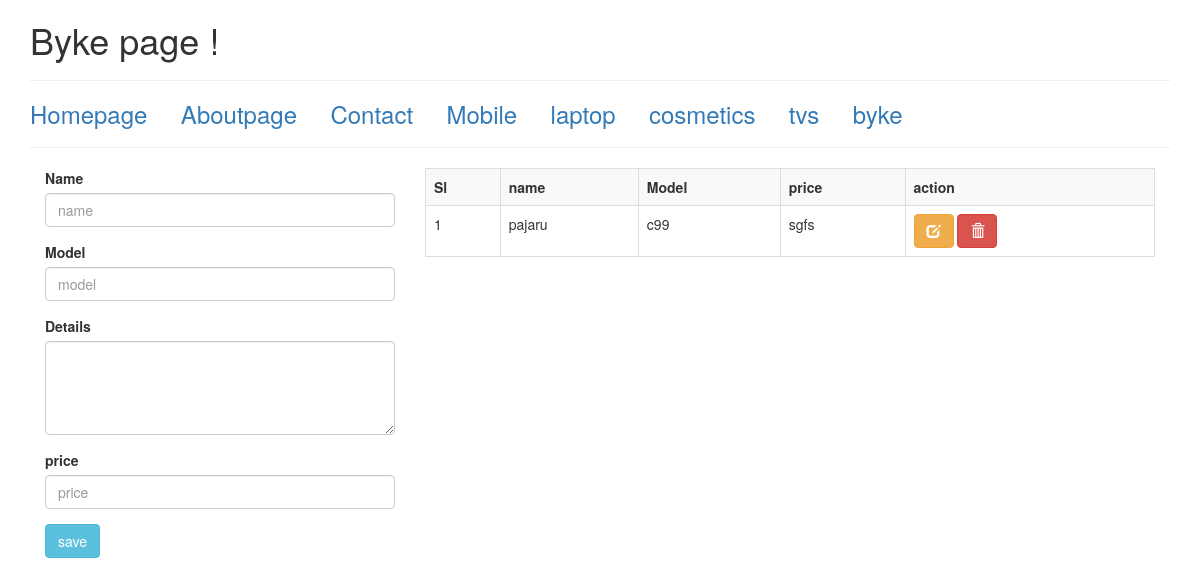
Screenshot of /index.php/home/byke with the database file from the repository.
### tables this page shows
CREATE TABLE `tbl_menus` (
  `id` int(11) NOT NULL,
  `menutitle` varchar(255) NOT NULL,
  `linkofmenu` varchar(255) NOT NULL,
  `car` varchar(255) NOT NULL,
  `tv` varchar(255) NOT NULL,
  `laptop` varchar(255) NOT NULL,
  `byke` varchar(255) NOT NULL,
  `cosm` varchar(255) NOT NULL,
  `cosmetics` varchar(255) NOT NULL
);

CREATE TABLE `tbl_byke` (
  `id` int(11) NOT NULL,
  `name` varchar(255) NOT NULL,
  `model` varchar(255) NOT NULL,
  `details` text NOT NULL,
  `price` varchar(255) NOT NULL,
  `create_at` timestamp NOT NULL DEFAULT CURRENT_TIMESTAMP ON UPDATE CURRENT_TIMESTAMP
);

### application/controllers/Home.php (called while the page is built, shortened)
<?php
class Home extends CI_Controller {
	public function byke ()
	{
		$data = array() ;
		$data ['sitename'] = 'Byke page !';
		$table_m = 'tbl_byke';
		$table = 'tbl_menus';
		$data ['menus'] = $this->menu_model->select($table,$data);
		$data ['bykes'] = $this->contact_model->select($table_m,$data);
		$this->load->view('byke',$data);
	}
}

### index.php (called while the page is built, shortened)
<?php
require_once BASEPATH.'core/CodeIgniter.php';

### application/models/menu_model.php (called while the page is built, shortened)
<?php
Class Menu_model extends CI_Model{
	public function select($table){
		$this->db->select('*');
		$this->db->from($table);
		$result = $this->db->get();
		$result  = $result->result();
		return $result;
	}
}
?>

### application/models/contact_model.php (called while the page is built, shortened)
<?php
Class contact_model extends CI_Model{
	public function select($table){
		$this->db->select('*');
		$this->db->from($table);
		$result = $this->db->get();
		$result  = $result->result();
		return $result;
	}
}
?>

### application/views/byke.php (the view, shortened to what this page needs)
<!DOCTYPE html>
<html lang="en">
  <head>
    <link href="<?php echo base_url(); ?>css/bootstrap.min.css" rel="stylesheet">
  </head>
  <body>
    <div class="container">
      <h1><?php echo $sitename;?></h1>
      <hr/>
      <h3>
        <?php
            foreach ($menus as $menu) {
              ?>
<a href="<?php echo base_url(); ?>index.php/Home/<?php echo $menu->menutitle; ?>"><?php echo $menu->menutitle;?></a> &nbsp; &nbsp;
          <?php
            }
        ?>
      </h3>
      <hr/>
      <div class="col-md-4">
    <form action="<?php echo base_url('index.php/Home/bykesave');?>" method= "post" >
      <div class="form-group">
        <label for="exampleInputEmail1">Name</label>
        <input name="name" type="text" class="form-control" id="exampleInputEmail1" placeholder="name">
      </div>
      <div class="form-group">
        <label for="exampleInputPassword1">Model</label>
        <input name="model" type="text" class="form-control" id="exampleInputPassword1" placeholder="model">
      </div>
      <div class="form-group">
        <label for="exampleInputPassword1">Details</label>
        <textarea name="details" class="form-control" rows='4' ></textarea>
      </div>
      <div class="form-group">
        <label for="exampleInputPassword1">price </label>
        <input name="price" type="text" class="form-control" id="exampleInputPassword1" placeholder= "price">
      </div>
      <button type="submit" class="btn btn-info">save</button>
    </form>
      </div>
      <div class="col-md-8">
        <table class="table table-striped table-bordered">
            <tr>
                <th>Sl</th>
                <th>name</th>
                <th>Model</th>
                <th>price</th>
                <th>action</th>
            </tr>
<?php $i=0;
  foreach ($bykes as $byke) {
$i++;
  ?>
            <tr>
                <td><?php echo $i;?></td>
                <td><?php echo $byke->name;?></td>
                <td><?php echo $byke->model;?></td>
                <td><?php echo $byke->price;?></td>
                <td>
                  <a href="#" type="button" class="btn btn-warning" data-toggle="modal" data-target="#bykeupid<?php echo $byke->id;?>" ><span class="glyphicon glyphicon-edit" aria-hidden="true"></span></a>
                  <a href="<?php echo base_url('index.php/Home/bykedelete/');?><?php echo $byke->id;?>" type="button" class="btn btn-danger"><span class="glyphicon glyphicon-trash" aria-hidden="true"></span></a>
                </td>
            </tr>
<?php
  }
?>
      </table>
      </div>
    </div>
  </body>
</html>

### rows the page displays
tbl_menus: menutitle "Homepage"
tbl_menus: menutitle "Aboutpage"
tbl_menus: menutitle "Contact"
tbl_menus: menutitle "Mobile"
tbl_menus: menutitle "laptop"
tbl_menus: menutitle "cosmetics"
tbl_menus: menutitle "tvs"
tbl_menus: menutitle "byke"
tbl_byke: name "pajaru", model "c99", price "sgfs"

### other values shown
$sitename "Byke page !"
